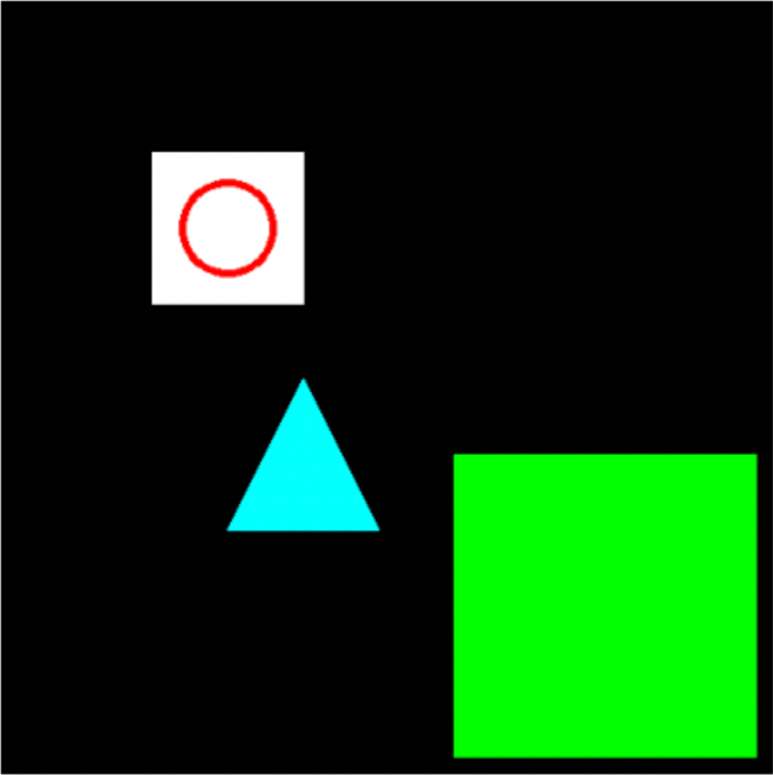
#> input picture sobel edge detection/img.png, 773 x 775 px, found by its file name
$ python 222.py   (older library calls are emulated)
#> lines starting #> are read from the running program, lines starting #| are printed output that depends on the picture
import cv2
import numpy as np
import matplotlib.pyplot as plt

img = cv2.imread('sobel edge detection/img.png', cv2.IMREAD_GRAYSCALE)
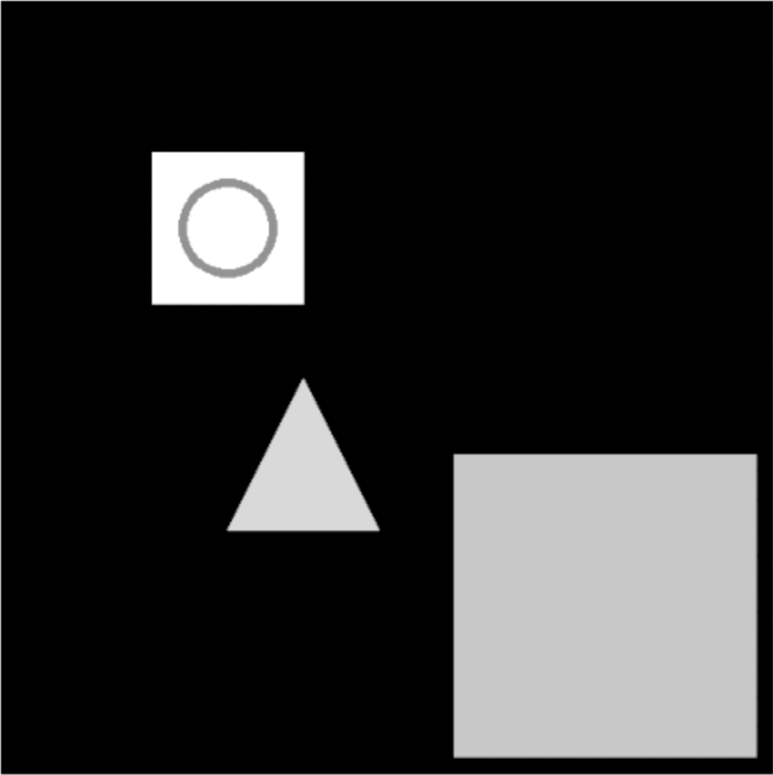
#> img: shape (775, 773); min 0, max 255, mean 45.4

dx = cv2.Sobel(img, cv2.CV_64F, 1, 0, 3)
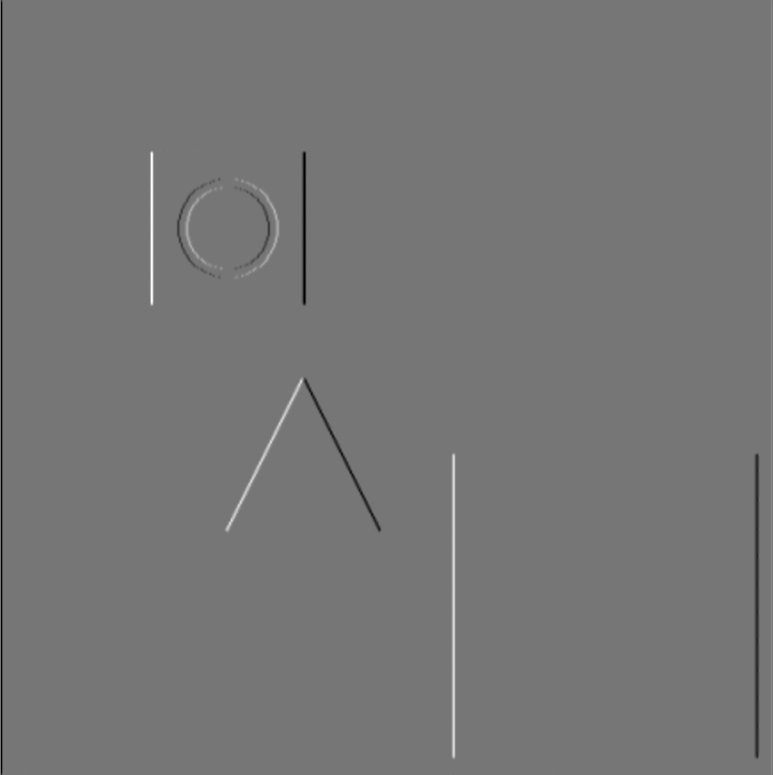
#> dx: shape (775, 773) float64; min -724, max 828, mean -1.1; drawn with min black and max white
dy = cv2.Sobel(img, cv2.CV_64F, 0, 1, 3)
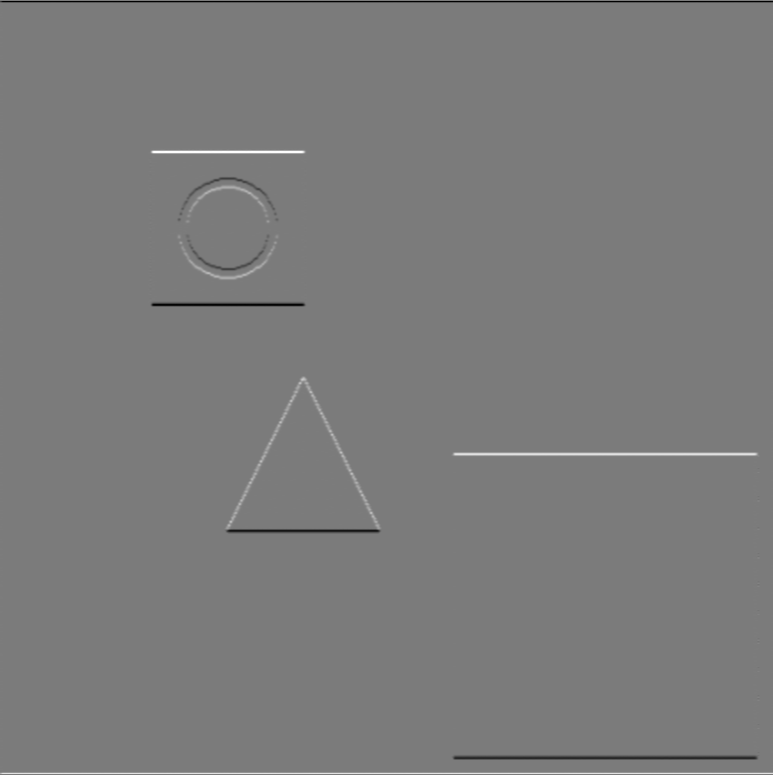
#> dy: shape (775, 773) float64; min -734, max 777, mean -0.2; drawn with min black and max white

sobel = cv2.magnitude(dx, dy)
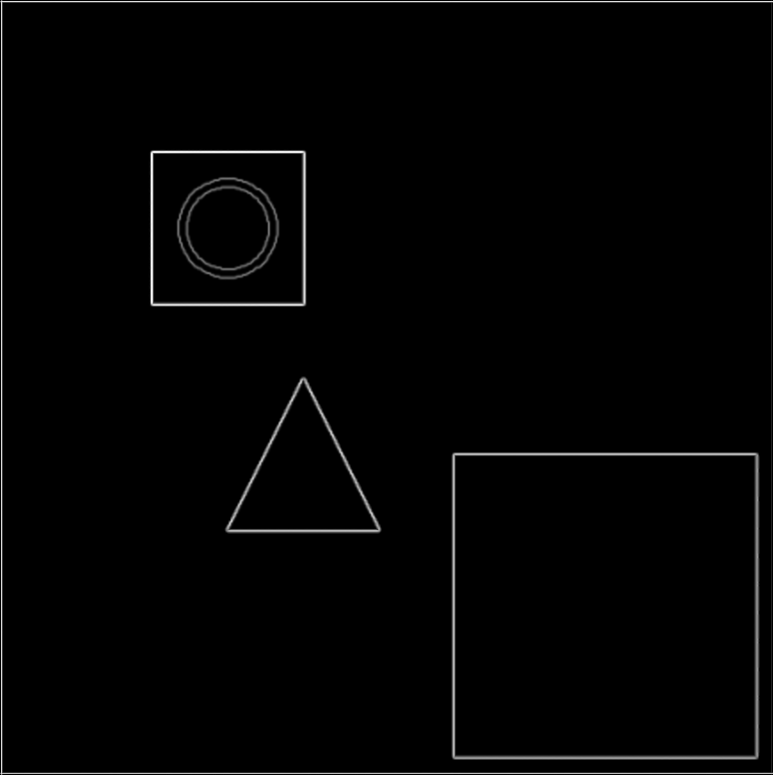
#> sobel: shape (775, 773) float64; min 0, max 828, mean 11.1; drawn with min black and max white
sobel = np.clip(sobel, 0, 255).astype(np.uint8)
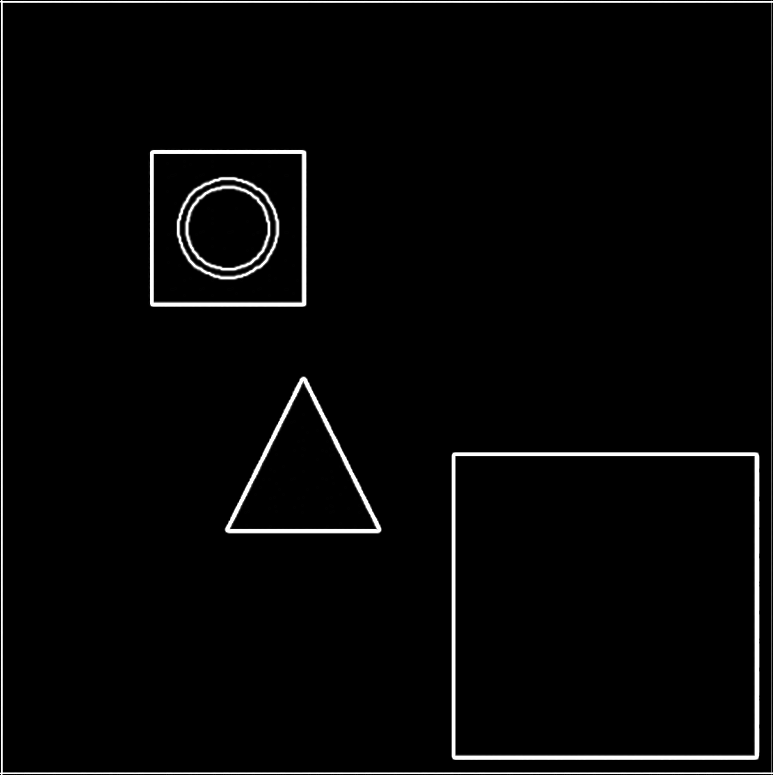
#> sobel: shape (775, 773); min 0, max 255, mean 6.8

plt.figure(figsize=(8,8))
plt.subplot(131), plt.imshow(sobel), plt.axis("off")
plt.subplot(132), plt.imshow(np.abs(dx)), plt.axis("off")
plt.subplot(133), plt.imshow(np.abs(dy)), plt.axis("off")
plt.show()
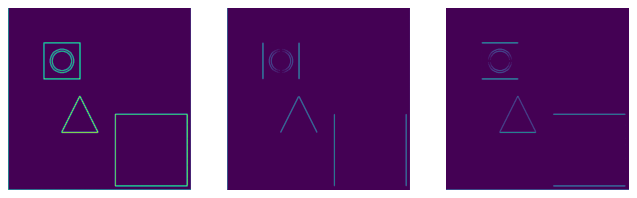
#> figure drawn by matplotlib, 3 panels
